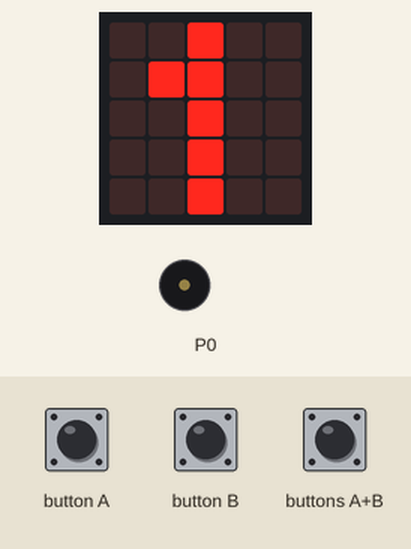
Recording of a program running on a simulated BBC micro:bit (MakeCode). Parts: the board's 5×5 LED display, buzzer (waves = sounding). The inputs (shaded band) are chosen by the test bench.

Above: at 2.1 s.
At 7.2 s:
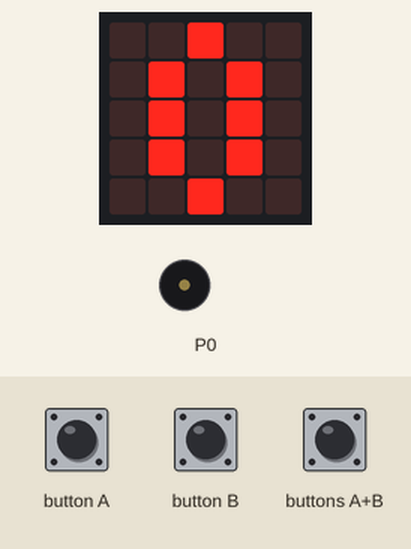
7.3 s: buttons A+B pressed for 0.15 s
At 7.8 s:
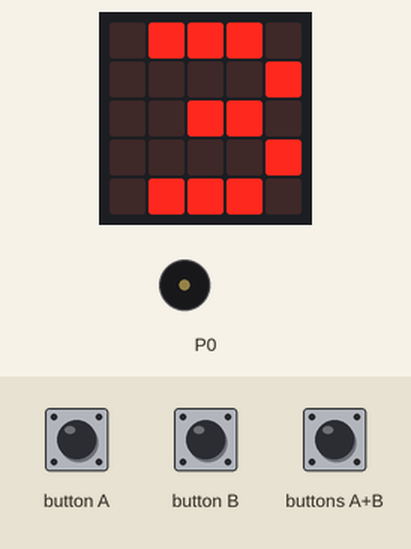
10.4 s: buttons A+B pressed for 1 s
At 15.2 s:
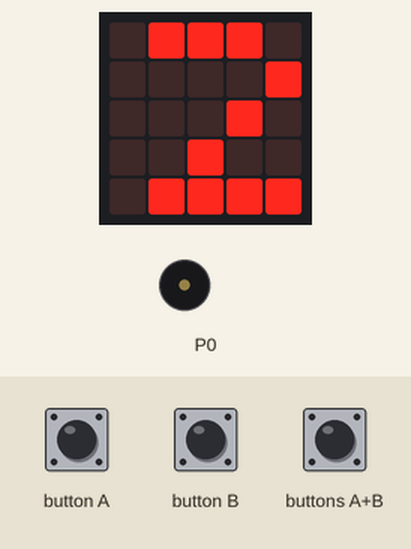
Timing chart, 0 to 20.4 s (numbered marks = the images above; inputs shaded):
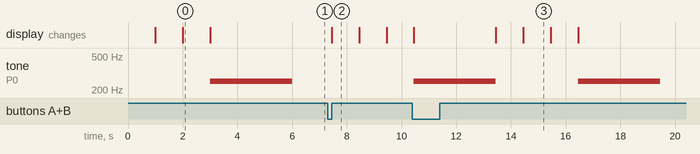

The program:

main.ts
```typescript
// Funktion som rensar LED-skärmen
function clearScreen() {
    led.unplot(0, 0);
    led.unplot(0, 1);
    led.unplot(0, 2);
    led.unplot(0, 3);
    led.unplot(0, 4);
    led.unplot(1, 0);
    led.unplot(1, 1);
    led.unplot(1, 2);
    led.unplot(1, 3);
    led.unplot(1, 4);
    led.unplot(2, 0);
    led.unplot(2, 1);
    led.unplot(2, 2);
    led.unplot(2, 3);
    led.unplot(2, 4);
    led.unplot(3, 0);
    led.unplot(3, 1);
    led.unplot(3, 2);
    led.unplot(3, 3);
    led.unplot(3, 4);
    led.unplot(4, 0);
    led.unplot(4, 1);
    led.unplot(4, 2);
    led.unplot(4, 3);
    led.unplot(4, 4);
}

// Funktion som innehåller hela din kod
function runAnimation() {
    clearScreen(); // Rensa skärmen innan animationen börjar
    led.plot(2, 2);
    led.plot(4, 1);
    led.plot(3, 0);
    led.plot(2, 0);
    led.plot(1, 0);
    led.plot(3, 2);
    led.plot(4, 3);
    led.plot(1, 4);
    led.plot(2, 4);
    led.plot(3, 4);
    basic.pause(1000);
    led.plot(4, 1);
    led.plot(3, 0);
    led.plot(2, 0);
    led.plot(1, 0);
    led.plot(2, 3);
    led.unplot(4, 3);
    led.plot(4, 4);
    led.unplot(2, 2);
    basic.pause(1000);
    led.unplot(4, 1);
    led.unplot(3, 0);
    led.plot(2, 1);
    led.unplot(1, 0);
    led.unplot(3, 4);
    led.unplot(4, 3);
    led.unplot(4, 4);
    led.unplot(1, 4);
    led.unplot(3, 2);
    led.plot(2, 2);
    led.plot(1, 1);
    basic.pause(1000);
    led.unplot(2, 1);
    led.unplot(2, 2);
    led.unplot(2, 3);
    led.plot(1, 2);
    led.plot(1, 3);
    led.plot(3, 1);
    led.plot(3, 2);
    led.plot(3, 3);
    music.setVolume(255);
    music.ringTone(254);
    basic.pause(3000);
    music.stopAllSounds();
}

// Återställningsfunktion som kör animationen
function resetAndRun() {
    clearScreen(); // Rensa skärmen innan du kör animationen igen
    runAnimation();
}

// Koppla återställningsfunktionen till knapparna A och B
input.onButtonPressed(Button.AB, function () {
    resetAndRun();
})

// Kör animationen första gången
runAnimation();
```

test.ts
```typescript
// här hamnar tester och detta kompileras inte när det här paketet används som ett tillägg.
```

Measured:
- after the input at 7.3 s, the display: changes after 0.15 s (image 2)
- after the input at 10.4 s, the display: first differs from a run without the input after 3.1 s (image 3 shows a later state)
- by itself, tone on P0: alternates 254 Hz for 3.0 s and silent for 3.0 s
- what the display in image 0 shows lasts 1.0 s, from 2.0 s to 3.0 s
